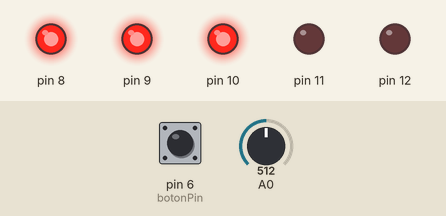
Simulated run of this sketch. Board: Arduino Uno, built with avr-gcc and run on an emulated ATmega328P. On the bench: output pins drawn as LEDs (lit = HIGH). Dashed ring = blinking. The inputs (shaded band) are chosen by the test bench; at power-on: pin 6 (botonPin) HIGH, A0 = 512.

Above: at 1.2 s.
1.3 s: pin 6 (botonPin) pulled LOW for 1 s
At 1.75 s:
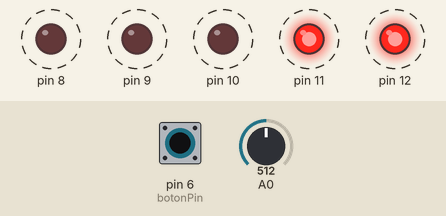
4.0 s: A0 set to 435
5.5 s: A0 set to 405
At 6.4 s:
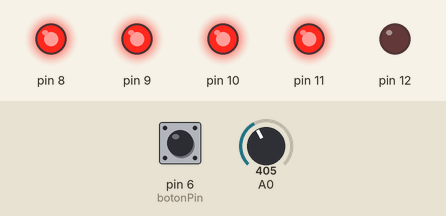
7.0 s: pin 6 (botonPin) pulled LOW for 0.15 s
At 7.8 s:
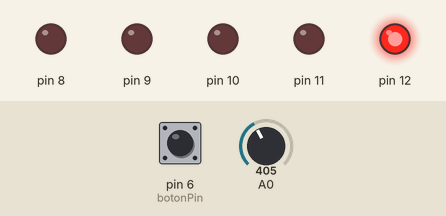
8.8 s: A0 set to 240
10.3 s: A0 set to 209
At 11.3 s:
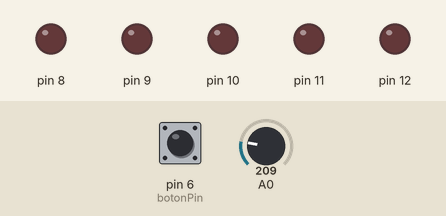
Timing chart, 0 to 12.8 s (numbered marks = the images above; inputs shaded):
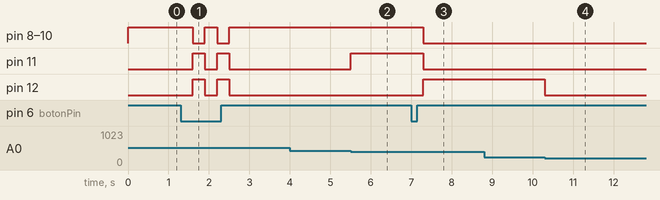

Measured:
- the behaviour switches between 423 and 422 on A0 (found by bisection; images 1 and 2)
- the behaviour switches between 223 and 222 on A0 (found by bisection; images 3 and 4)
- after the input at 1.3 s, pin 8–10: alternates HIGH for 0.30 s and LOW for 0.30 s, 4 changes in all, then stays HIGH, starting after 0.30 s; pin 11, pin 12: alternates HIGH for 0.30 s and LOW for 0.30 s, 4 changes in all, then stays LOW, starting after 0.30 s
- after the input at 4.0 s, every drawn part: stays the same
- after the input at 5.5 s, pin 11: LOW → HIGH at once
- after the input at 7.0 s, pin 8–11: HIGH → LOW after 0.30 s; pin 12: LOW → HIGH after 0.30 s
- after the input at 8.8 s, every drawn part: stays the same
- after the input at 10.3 s, pin 12: HIGH → LOW at once

The sketch:

sketch.ino
```cpp
int valorLDR = 0;
byte i;

const int botonPin = 6;   // Pin donde está el botón
bool modoInvertido = false;  // Estado del modo (normal/invertido)

void setup() {
  // Configuramos los pines 8 a 12 como salida para los LEDs
  for(i = 8; i <= 12; i++) {
    pinMode(i, OUTPUT);
  }

  // Configuramos el pin del botón como entrada con pullup interno
  pinMode(botonPin, INPUT_PULLUP);

  analogReference(EXTERNAL);
}

void loop() {
  // Leer el botón (activa LOW cuando se presiona)
  if (digitalRead(botonPin) == LOW) {
    // Cambiar modo (cambiar estado de modoInvertido)
    modoInvertido = !modoInvertido;
    delay(300); // Anti-rebote y evitar múltiples cambios rápidos
  }

  valorLDR = analogRead(0);

  if (!modoInvertido) {
    // Modo NORMAL: más LEDs a medida que oscurece (valorLDR bajo)
    if(valorLDR >=1023) {
      for(i=8;i<=12;i++) {
        digitalWrite(i, LOW);
      }
    }
    else if(valorLDR >=823) {
      digitalWrite(8, HIGH);
      for(i=9;i<=12;i++) {
        digitalWrite(i, LOW);
      }
    }
    else if(valorLDR >=623) {
      for(i=8;i<=9;i++) {
        digitalWrite(i, HIGH);
      }
      for(i=10;i<=12;i++) {
        digitalWrite(i, LOW);
      }
    }
    else if(valorLDR >=423) {
      for(i=8;i<=10;i++) {
        digitalWrite(i, HIGH);
      }
      for(i=11;i<=12;i++) {
        digitalWrite(i, LOW);
      }
    }
    else if(valorLDR >=223) {
      for(i=8;i<=11;i++) {
        digitalWrite(i, HIGH);
      }
      digitalWrite(12, LOW);
    }
    else {
      for(i=8;i<=12;i++) {
        digitalWrite(i, HIGH);
      }
    }
  } else {
    // Modo INVERTIDO: más LEDs a medida que hay más luz (valorLDR alto)
    if(valorLDR >=1023) {
      for(i=8;i<=12;i++) {
        digitalWrite(i, HIGH);
      }
    }
    else if(valorLDR >=823) {
      digitalWrite(8, LOW);
      for(i=9;i<=12;i++) {
        digitalWrite(i, HIGH);
      }
    }
    else if(valorLDR >=623) {
      for(i=8;i<=9;i++) {
        digitalWrite(i, LOW);
      }
      for(i=10;i<=12;i++) {
        digitalWrite(i, HIGH);
      }
    }
    else if(valorLDR >=423) {
      for(i=8;i<=10;i++) {
        digitalWrite(i, LOW);
      }
      for(i=11;i<=12;i++) {
        digitalWrite(i, HIGH);
      }
    }
    else if(valorLDR >=223) {
      for(i=8;i<=11;i++) {
        digitalWrite(i, LOW);
      }
      digitalWrite(12, HIGH);
    }
    else {
      for(i=8;i<=12;i++) {
        digitalWrite(i, LOW);
      }
    }
  }
}
```
